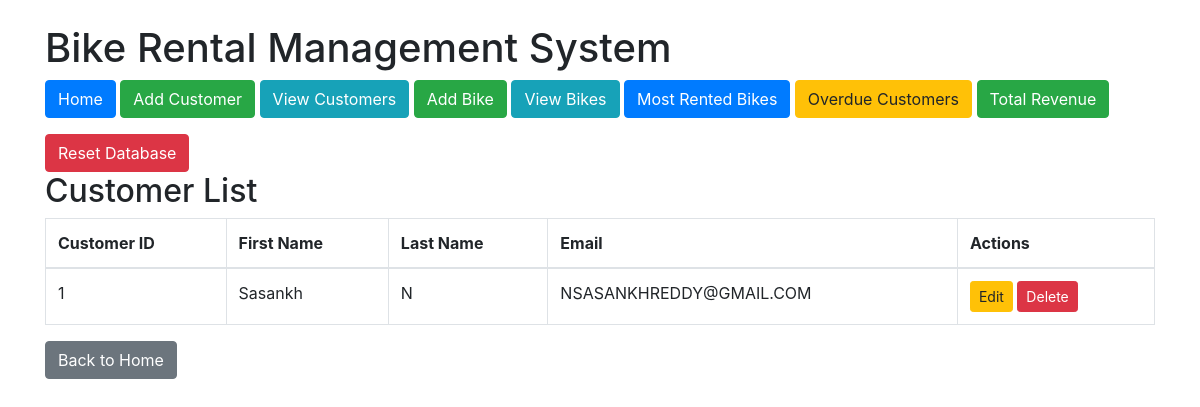
The page /view_customers on the database its author committed.
### tables this page shows
CREATE TABLE Customers (
        customer_id INTEGER PRIMARY KEY AUTOINCREMENT,
        first_name TEXT NOT NULL,
        last_name TEXT NOT NULL,
        email TEXT UNIQUE NOT NULL
    );

### app.py (the view)
@app.route('/view_customers')
def view_customers():
    conn = connect_db()
    cursor = conn.cursor()
    cursor.execute("SELECT * FROM Customers")
    customers = cursor.fetchall()
    conn.close()
    return render_template('view_customers.html', customers=customers)

### app.py (called while the page is built)
def connect_db():
    conn = sqlite3.connect('bike_rental.db')
    conn.row_factory = sqlite3.Row  # Allows accessing columns by name
    return conn

### templates/view_customers.html
{% extends "layout.html" %}
{% block content %}
<h2>Customer List</h2>
{% if customers %}
<table class="table table-bordered">
    <thead>
        <tr>
            <th>Customer ID</th>
            <th>First Name</th>
            <th>Last Name</th>
            <th>Email</th>
            <th>Actions</th>
        </tr>
    </thead>
    <tbody>
        {% for customer in customers %}
        <tr>
            <td>{{ customer['customer_id'] }}</td>
            <td>{{ customer['first_name'] }}</td>
            <td>{{ customer['last_name'] }}</td>
            <td>{{ customer['email'] }}</td>
            <td>
                <a href="{{ url_for('edit_customer', customer_id=customer['customer_id']) }}" class="btn btn-warning btn-sm">Edit</a>
                <form action="{{ url_for('delete_customer', customer_id=customer['customer_id']) }}" method="POST" style="display:inline;">
                    <button type="submit" class="btn btn-danger btn-sm">Delete</button>
                </form>
            </td>
        </tr>
        {% endfor %}
    </tbody>
</table>
{% else %}
<p>No customers found.</p>
{% endif %}
<a href="{{ url_for('index') }}" class="btn btn-secondary">Back to Home</a>
{% endblock %}

### rows shown on the page
Customers: customer_id "1", first_name "Sasankh", last_name "N", email "NSASANKHREDDY@GMAIL.COM"
